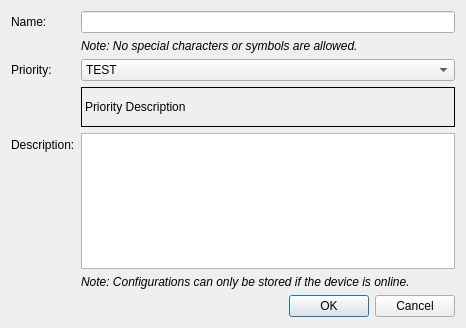
<?xml version="1.0" encoding="UTF-8"?>
<ui version="4.0">
 <class>Dialog</class>
 <widget class="QDialog" name="Dialog">
  <property name="geometry">
   <rect>
    <x>0</x>
    <y>0</y>
    <width>466</width>
    <height>328</height>
   </rect>
  </property>
  <property name="windowTitle">
   <string>Save a configuration from name</string>
  </property>
  <layout class="QVBoxLayout" name="verticalLayout">
   <item>
    <layout class="QFormLayout" name="formLayout">
     <property name="fieldGrowthPolicy">
      <enum>QFormLayout::AllNonFixedFieldsGrow</enum>
     </property>
     <item row="0" column="0">
      <widget class="QLabel" name="label_name">
       <property name="text">
        <string>Name:</string>
       </property>
      </widget>
     </item>
     <item row="0" column="1">
      <widget class="QLineEdit" name="ui_name">
       <property name="toolTip">
        <string>Set the configuration name</string>
       </property>
       <property name="statusTip">
        <string>Set the configuration name</string>
       </property>
      </widget>
     </item>
     <item row="2" column="0">
      <widget class="QLabel" name="label_priority">
       <property name="text">
        <string>Priority:</string>
       </property>
      </widget>
     </item>
     <item row="2" column="1">
      <widget class="QComboBox" name="ui_priority">
       <property name="currentIndex">
        <number>0</number>
       </property>
       <item>
        <property name="text">
         <string>TEST</string>
        </property>
       </item>
       <item>
        <property name="text">
         <string>COMMISSIONED</string>
        </property>
       </item>
       <item>
        <property name="text">
         <string>SAFE</string>
        </property>
       </item>
      </widget>
     </item>
     <item row="3" column="1">
      <widget class="QLabel" name="ui_priority_text">
       <property name="minimumSize">
        <size>
         <width>0</width>
         <height>40</height>
        </size>
       </property>
       <property name="maximumSize">
        <size>
         <width>16777215</width>
         <height>400</height>
        </size>
       </property>
       <property name="frameShape">
        <enum>QFrame::Box</enum>
       </property>
       <property name="text">
        <string>Priority Description</string>
       </property>
       <property name="wordWrap">
        <bool>true</bool>
       </property>
      </widget>
     </item>
     <item row="4" column="0">
      <widget class="QLabel" name="label_description">
       <property name="text">
        <string>Description:</string>
       </property>
      </widget>
     </item>
     <item row="4" column="1">
      <widget class="QTextEdit" name="ui_description">
       <property name="toolTip">
        <string>The description for this configuration. Please leave your credentials!</string>
       </property>
       <property name="statusTip">
        <string>The description for this configuration. Please leave your credentials!</string>
       </property>
      </widget>
     </item>
     <item row="5" column="1">
      <widget class="QLabel" name="note_online">
       <property name="font">
        <font>
         <italic>true</italic>
        </font>
       </property>
       <property name="text">
        <string>Note: Configurations can only be stored if the device is online.</string>
       </property>
       <property name="wordWrap">
        <bool>true</bool>
       </property>
      </widget>
     </item>
     <item row="1" column="1">
      <widget class="QLabel" name="label">
       <property name="font">
        <font>
         <italic>true</italic>
        </font>
       </property>
       <property name="text">
        <string>Note: No special characters or symbols are allowed.</string>
       </property>
       <property name="wordWrap">
        <bool>true</bool>
       </property>
      </widget>
     </item>
    </layout>
   </item>
   <item>
    <widget class="QDialogButtonBox" name="buttonBox">
     <property name="orientation">
      <enum>Qt::Horizontal</enum>
     </property>
     <property name="standardButtons">
      <set>QDialogButtonBox::Cancel|QDialogButtonBox::Ok</set>
     </property>
    </widget>
   </item>
  </layout>
 </widget>
 <resources/>
 <connections>
  <connection>
   <sender>buttonBox</sender>
   <signal>accepted()</signal>
   <receiver>Dialog</receiver>
   <slot>accept()</slot>
   <hints>
    <hint type="sourcelabel">
     <x>248</x>
     <y>254</y>
    </hint>
    <hint type="destinationlabel">
     <x>157</x>
     <y>274</y>
    </hint>
   </hints>
  </connection>
  <connection>
   <sender>buttonBox</sender>
   <signal>rejected()</signal>
   <receiver>Dialog</receiver>
   <slot>reject()</slot>
   <hints>
    <hint type="sourcelabel">
     <x>316</x>
     <y>260</y>
    </hint>
    <hint type="destinationlabel">
     <x>286</x>
     <y>274</y>
    </hint>
   </hints>
  </connection>
 </connections>
</ui>
